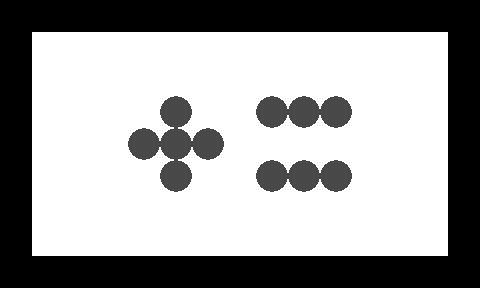

The image is a tile-based game level rendered from a .tmx file. Its description and complete source (layers, tilesets, objects, tile grids) follow:
An orthogonal 15x9 tile map with 32x32 px tiles, 2 tile layers (1, 2).

<map version="1.0" orientation="orthogonal" width="15" height="9" tilewidth="32" tileheight="32">
 <tileset firstgid="1" name="n_tiles1" tilewidth="32" tileheight="32">
  <image source="../../images/map/common/n_tiles1.png" width="128" height="64" />
 </tileset>
 <layer name="1" width="15" height="9">
  <data encoding="csv">
1,1,1,1,1,1,1,1,1,1,1,1,1,1,1,
1,1,1,1,1,1,1,1,1,1,1,1,1,1,1,
1,1,1,1,1,1,1,1,1,1,1,1,1,1,1,
1,1,1,1,1,1,1,1,1,1,1,1,1,1,1,
1,1,1,1,1,1,1,1,1,1,1,1,1,1,1,
1,1,1,1,1,1,1,1,1,1,1,1,1,1,1,
1,1,1,1,1,1,1,1,1,1,1,1,1,1,1,
1,1,1,1,1,1,1,1,1,1,1,1,1,1,1,
1,1,1,1,1,1,1,1,1,1,1,1,1,1,1
</data>
 </layer>
 <layer name="2" width="15" height="9">
  <data encoding="csv">
2,2,2,2,2,2,2,2,2,2,2,2,2,2,2,
2,0,0,0,0,0,0,0,0,0,0,0,0,0,2,
2,0,0,0,0,0,0,0,0,0,0,0,0,0,2,
2,0,0,0,0,3,0,0,3,3,3,0,0,0,2,
2,0,0,0,3,3,3,0,0,0,0,0,0,0,2,
2,0,0,0,0,3,0,0,3,3,3,0,0,0,2,
2,0,0,0,0,0,0,0,0,0,0,0,0,0,2,
2,0,0,0,0,0,0,0,0,0,0,0,0,0,2,
2,2,2,2,2,2,2,2,2,2,2,2,2,2,2
</data>
 </layer>
</map>
